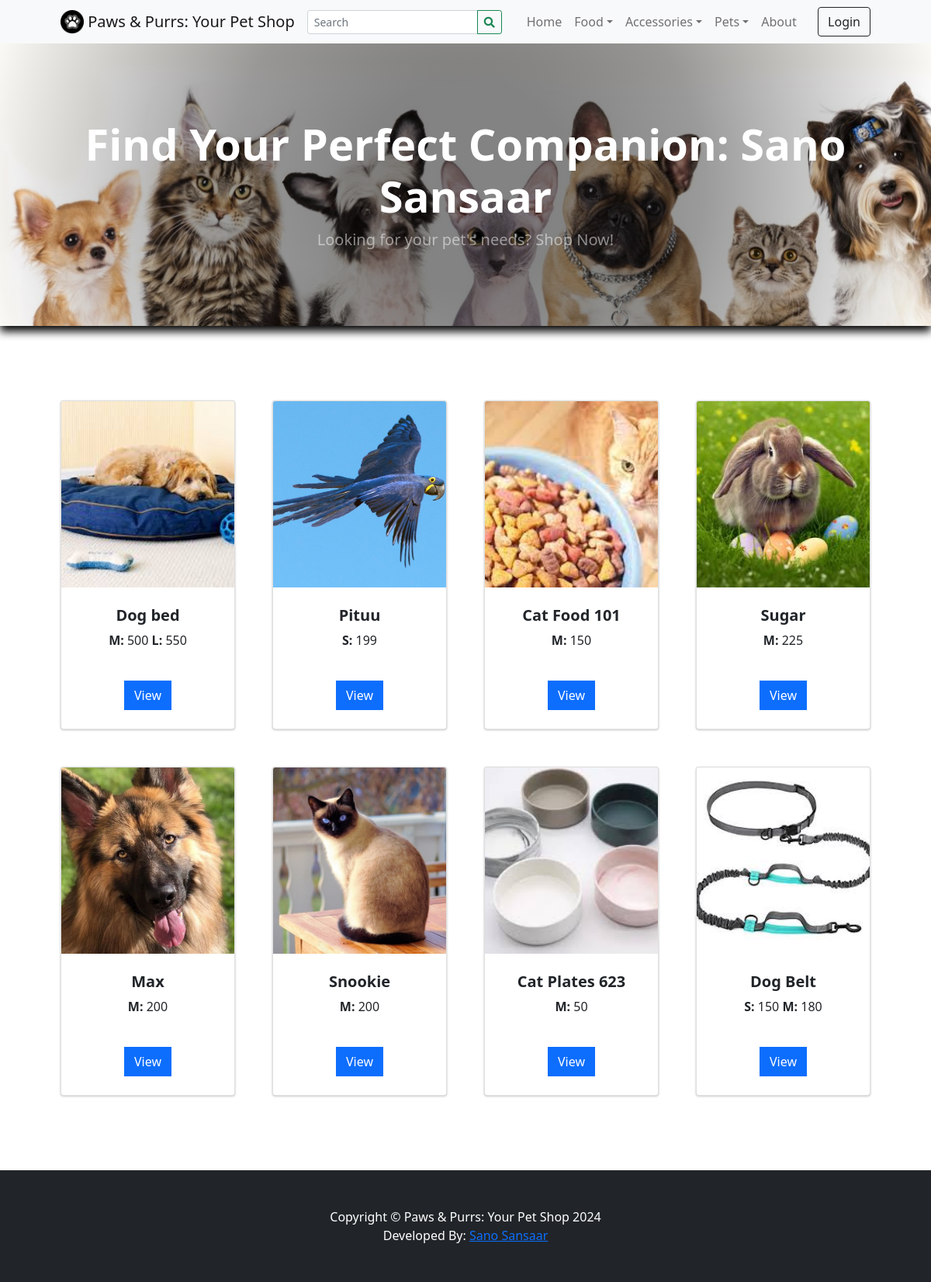
/pet_shop/index.php, run on the app's committed database.
### tables this page shows
CREATE TABLE `categories` (
  `id` int(30) NOT NULL,
  `category` varchar(250) NOT NULL,
  `description` text DEFAULT NULL,
  `status` tinyint(1) NOT NULL DEFAULT 1,
  `date_created` datetime NOT NULL DEFAULT current_timestamp()
);

CREATE TABLE `products` (
  `id` int(30) NOT NULL,
  `category_id` int(30) NOT NULL,
  `sub_category_id` int(30) NOT NULL,
  `product_name` varchar(250) NOT NULL,
  `description` text NOT NULL,
  `status` tinyint(1) NOT NULL DEFAULT 1,
  `date_created` datetime NOT NULL DEFAULT current_timestamp()
);

### pet_shop/classes/DBConnection.php (called while the page is built, shortened)
<?php
class DBConnection {
    private $host = '127.0.0.1';
    private $username = 'root';
    private $password = '';
    private $database = 'pet_shop_db';
    public $conn;
    public function __construct() {
        if (!isset($this->conn)) {
            $this->conn = new mysqli($this->host, $this->username, $this->password, $this->database);
        }
    }
}
?>

### pet_shop/config.php (called while the page is built, shortened)
<?php
require_once('classes/DBConnection.php');
require_once('classes/SystemSettings.php');
function validate_image($file){
	if(!empty($file)){
		if(is_file(base_app.$file)){
			return base_url.$file;
		}else{
			return base_url.'dist/img/no-image-available.png';
		}
	}else{
		return base_url.'dist/img/no-image-available.png';
	}
}
?>

### pet_shop/inc/topBarNav.php (the view, shortened to what this page needs)
<nav class="navbar navbar-expand-lg navbar-light bg-light">
            <div class="container px-4 px-lg-5 ">
                <a class="navbar-brand" href="./">
                <img src="<?php echo validate_image($_settings->info('logo')) ?>" width="30" height="30" class="d-inline-block align-top" alt="" loading="lazy">
                <?php echo $_settings->info('short_name') ?>
                </a>
                <form class="form-inline" id="search-form">
                  <div class="input-group">
                    <input class="form-control form-control-sm form " type="search" placeholder="Search" aria-label="Search" name="search"  value="<?php echo isset($_GET['search']) ? $_GET['search'] : "" ?>"  aria-describedby="button-addon2">
                    <div class="input-group-append">
                      <button class="btn btn-outline-success btn-sm m-0" type="submit" id="button-addon2"><i class="fa fa-search"></i></button>
                    </div>
                  </div>
                </form>
                <div class="collapse navbar-collapse" id="navbarSupportedContent">
                    <ul class="navbar-nav me-auto mb-2 mb-lg-0 ms-lg-4">
                        <li class="nav-item"><a class="nav-link" aria-current="page" href="./">Home</a></li>
                        <?php
                        $cat_qry = $conn->query("SELECT * FROM categories where status = 1 ");
                        while($crow = $cat_qry->fetch_assoc()):
                          $sub_qry = $conn->query("SELECT * FROM sub_categories where status = 1 and parent_id = '{$crow['id']}' ");
                          if($sub_qry->num_rows <= 0):
                        ?>
                        <li class="nav-item"><a class="nav-link" aria-current="page" href="./?p=products&c=<?php echo md5($crow['id']) ?>"><?php echo $crow['category'] ?></a></li>
                        <?php else: ?>
                        <li class="nav-item dropdown">
                          <a class="nav-link dropdown-toggle" id="navbarDropdown<?php echo $crow['id'] ?>" href="#" role="button" data-toggle="dropdown" aria-expanded="false"><?php echo $crow['category'] ?></a></a>
                        </li>
                        <?php endif; ?>
                        <?php endwhile; ?>
                        <li class="nav-item"><a class="nav-link" href="./?p=about">About</a></li>
                    </ul>
                    <div class="d-flex align-items-center">
                      <?php if(!isset($_SESSION['userdata']['id'])): ?>
                        <button class="btn btn-outline-dark ml-2" id="login-btn" type="button">Login</button>
                        <?php endif; ?>
                    </div>
                </div>
            </div>
        </nav>

### pet_shop/inc/header.php (shortened to what this page needs)
<head>
    <link rel="stylesheet" href="<?php echo base_url ?>plugins/fontawesome-free/css/all.min.css">
    <link rel="stylesheet" href="<?php echo base_url ?>plugins/tempusdominus-bootstrap-4/css/tempusdominus-bootstrap-4.min.css">
  <link rel="stylesheet" href="<?php echo base_url ?>plugins/datatables-bs4/css/dataTables.bootstrap4.min.css">
  <link rel="stylesheet" href="<?php echo base_url ?>plugins/datatables-responsive/css/responsive.bootstrap4.min.css">
  <link rel="stylesheet" href="<?php echo base_url ?>plugins/datatables-buttons/css/buttons.bootstrap4.min.css">
  <link rel="stylesheet" href="<?php echo base_url ?>plugins/select2/css/select2.min.css">
  <link rel="stylesheet" href="<?php echo base_url ?>plugins/select2-bootstrap4-theme/select2-bootstrap4.min.css">
    <link rel="stylesheet" href="<?php echo base_url ?>plugins/icheck-bootstrap/icheck-bootstrap.min.css">
    <link rel="stylesheet" href="<?php echo base_url ?>plugins/jqvmap/jqvmap.min.css">
    <link rel="stylesheet" href="<?php echo base_url ?>dist/css/adminlte.css">
    <link rel="stylesheet" href="<?php echo base_url ?>dist/css/custom.css">
    <link rel="stylesheet" href="<?php echo base_url ?>assets/css/styles.css">
    <link rel="stylesheet" href="<?php echo base_url ?>plugins/overlayScrollbars/css/OverlayScrollbars.min.css">
    <link rel="stylesheet" href="<?php echo base_url ?>plugins/daterangepicker/daterangepicker.css">
    <link rel="stylesheet" href="<?php echo base_url ?>plugins/summernote/summernote-bs4.min.css">
  <link rel="stylesheet" href="<?php echo base_url ?>plugins/sweetalert2-theme-bootstrap-4/bootstrap-4.min.css">
  </head>

### pet_shop/home.php
 <header class="bg-dark py-5" id="main-header">
    <div class="container px-4 px-lg-5 my-5">
        <div class="text-center text-white">
            <h1 class="display-4 fw-bolder">Find Your Perfect Companion: Sano Sansaar</h1>
            <p class="lead fw-normal text-white-50 mb-0">Looking for your pet's needs? Shop Now!</p>
        </div>
    </div>
</header>
<section class="py-5">
    <div class="container px-4 px-lg-5 mt-5">
        <div class="row gx-4 gx-lg-5 row-cols-md-3 row-cols-xl-4 justify-content-center">
            <?php
                $products = $conn->query("SELECT * FROM `products` where status = 1 order by rand() limit 8 ");
                while($row = $products->fetch_assoc()):
                    $upload_path = base_app.'/uploads/product_'.$row['id'];
                    $img = "";
                    if(is_dir($upload_path)){
                        $fileO = scandir($upload_path);
                        if(isset($fileO[2]))
                            $img = "uploads/product_".$row['id']."/".$fileO[2];
                    }
                    $inventory = $conn->query("SELECT * FROM inventory where product_id = ".$row['id']);
                    $inv = array();
                    while($ir = $inventory->fetch_assoc()){
                        $inv[$ir['size']] = number_format($ir['price']);
                    }
            ?>
            <div class="col mb-5">
                <div class="card h-100 product-item">
                    <img class="card-img-top w-100" src="<?php echo validate_image($img) ?>" alt="..." />
                    <div class="card-body p-4">
                        <div class="text-center">
                            <h5 class="fw-bolder"><?php echo $row['product_name'] ?></h5>
                            <?php foreach($inv as $k=> $v): ?>
                                <span><b><?php echo $k ?>: </b><?php echo $v ?></span>
                            <?php endforeach; ?>
                        </div>
                    </div>
                    <div class="card-footer p-4 pt-0 border-top-0 bg-transparent">
                        <div class="text-center">
                            <a class="btn btn-flat btn-primary "   href=".?p=view_product&id=<?php echo md5($row['id']) ?>">View</a>
                        </div>
                    </div>
                </div>
            </div>
            <?php endwhile; ?>
        </div>
    </div>
</section>

### pet_shop/inc/footer.php (shortened to what this page needs)
<footer class="py-5 bg-dark">
            <div class="container">
              <p class="m-0 text-center text-white">Copyright &copy; <?php echo $_settings->info('short_name') ?> 2024</p>
              <p class="m-0 text-center text-white">Developed By: <a href="mailto:ashish20012057@gmail.com">Sano Sansaar</a></p>
          </div>
        </footer>

### data on the page
categories: category "Food"
categories: category "Accessories"
categories: category "Pets"
products: shows a picture, product_name "Dog bed", k "M", v "500", k "L", v "550"
products: shows a picture, product_name "Pituu", k "S", v "199"
products: shows a picture, product_name "Cat Food 101", k "M", v "150"
products: shows a picture, product_name "Sugar", k "M", v "225"
products: shows a picture, product_name "Max", k "M", v "200"
products: shows a picture, product_name "Snookie", k "M", v "200"
products: shows a picture, product_name "Cat Plates 623", k "M", v "50"
products: shows a picture, product_name "Dog Belt", k "S", v "150", k "M", v "180"

### other printed values
$_settings->info('short_name') "Paws & Purrs: Your Pet Shop"
